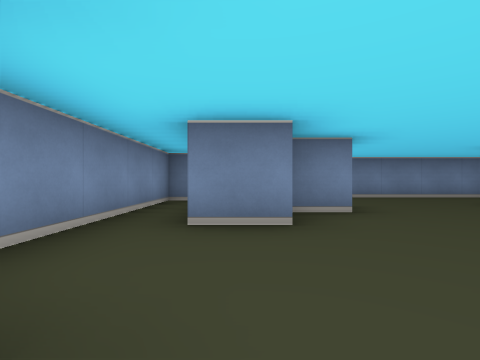
[1] (above)

18 first-person views from a walk through a cub3D ray-caster map. The camera is about half as high as the walls, looks level and sees 85° across. The floor is counted in squares. Each view is taken from the middle of a square. On the plan, view 1 faces up. The plan holds only what a view shows up to about 9 squares ahead; the rest is blank. The place goes on beyond the plan.

[2]
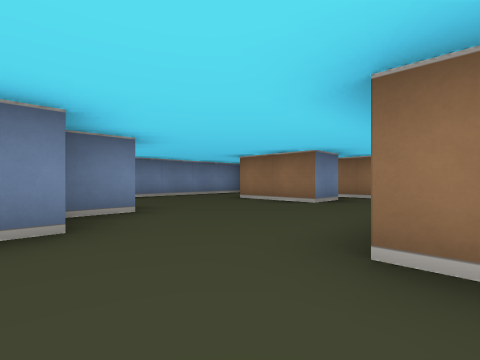

[3]
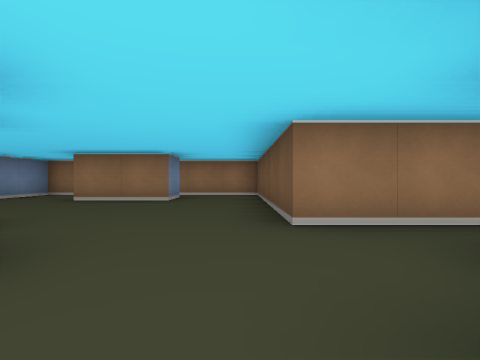

[4]
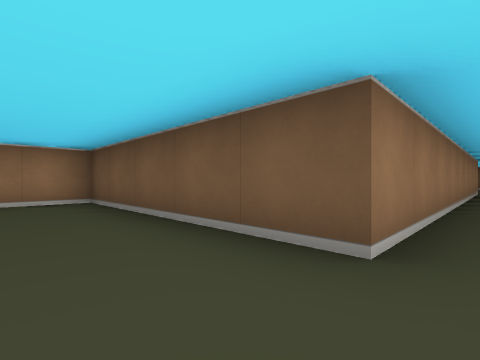

[5]
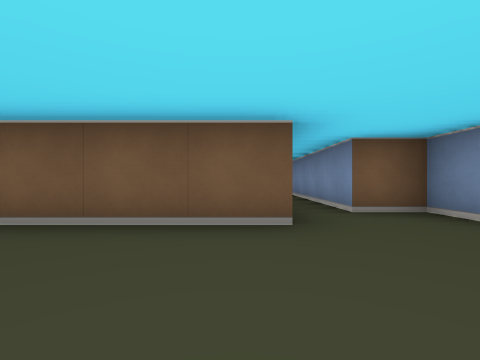

[6]
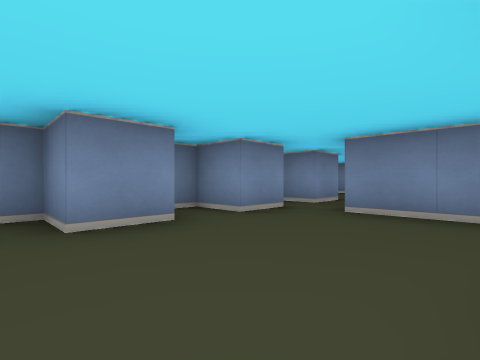

[7]
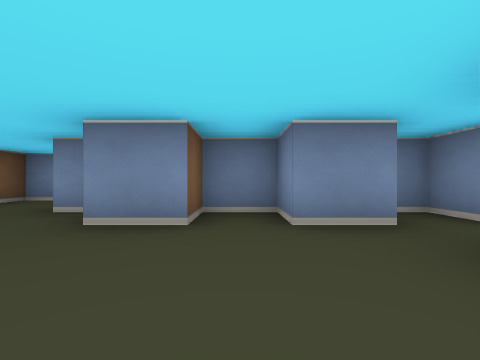

[8]
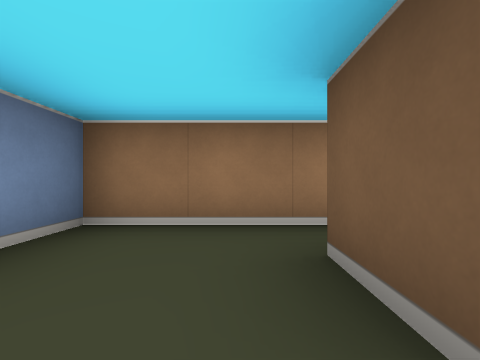

[9]
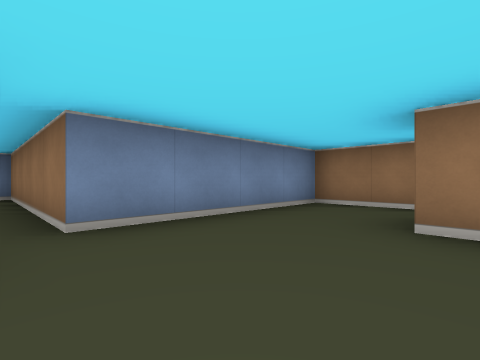

[10]
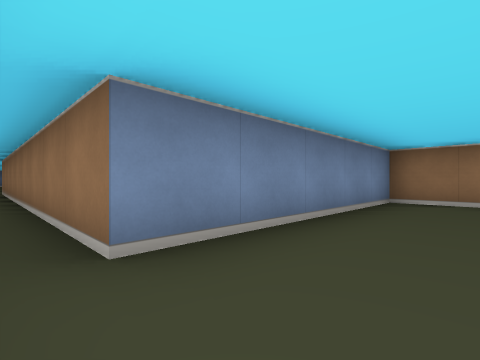

[11]
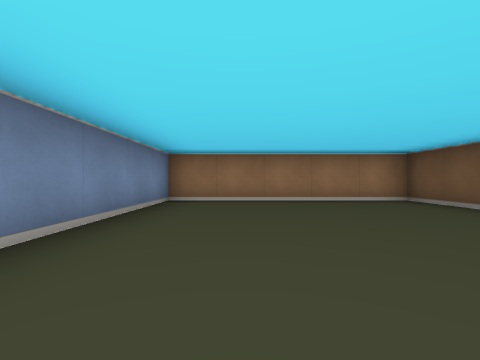

[12]
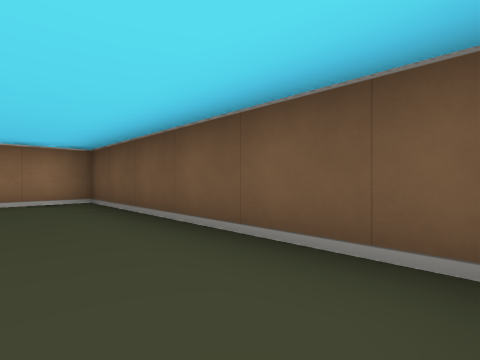

[13]
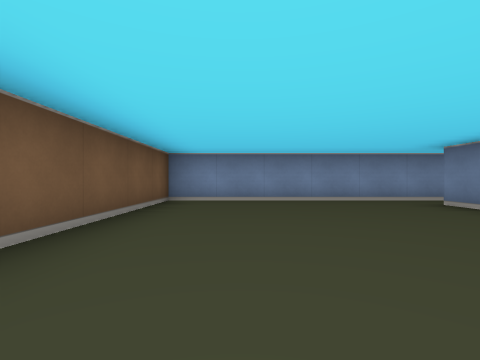

[14]
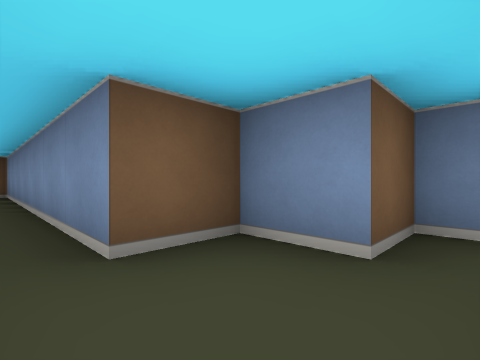

[15]
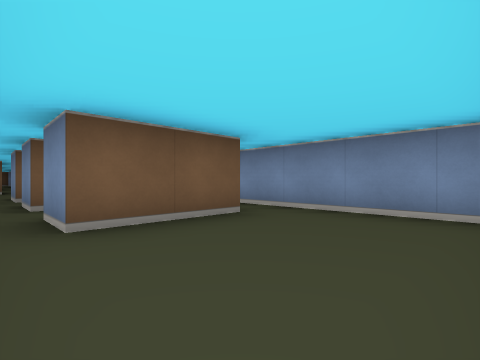

[16]
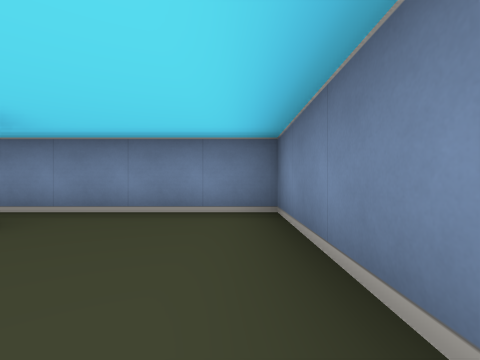

[17]
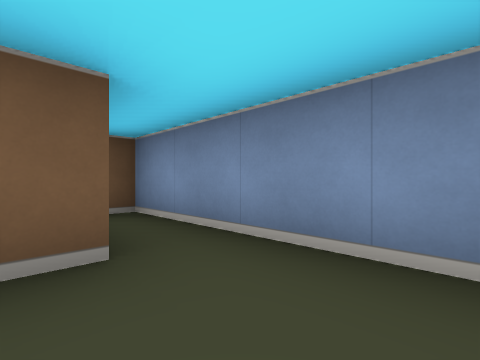

[18]
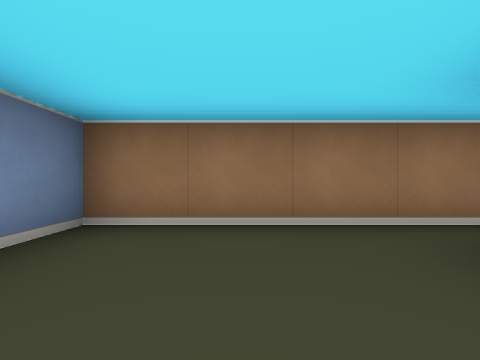

### Floor plan
Ten units are one square. View 1 is at (0, 0); x grows to the right and y downward. Boxes are objects, and circles mark ways between rooms. Rooms are numbered by the first view taken in them; rooms with no view inside come last. Other rooms are left out.
<svg viewBox="-20 -120 90 260">
<path fill="none" stroke="#000" d="M45 -25 45 -45M15 -65 15 -55 5 -55 5 -45 15 -45 15 -35 5 -35 5 -25 -5 -25M-5 -4 -5 5 5 5 5 45M-10 -55 -15 -55 -15 -5 -9 -5M45 -65 25 -65 25 -75M15 -75 5 -75 5 -70M15 45 15 -5 45 -5M5 85 5 135 65 135 65 85 15 85M-15 50 -15 55 -5 55 -5 65 5 65 5 85M15 85 15 45M-5 -85 15 -85 15 -75M25 -75 25 -115 -15 -115 -15 -65 -11 -65M45 -45 55 -45M65 -25 65 -65 45 -65M56 -25 45 -25M45 -5 65 -5 65 -25"/>
<circle cx="10" cy="40" r="3" fill="#2a7"/>
<circle cx="20" cy="-70" r="3" fill="#2a7"/>
<circle cx="50" cy="-55" r="3" fill="#2a7"/>
<circle cx="50" cy="-15" r="3" fill="#2a7"/>
<circle cx="10" cy="90" r="3" fill="#2a7"/>
<circle cx="60" cy="-35" r="3" fill="#2a7"/>
<text x="20" y="-30">1</text>
<text x="30" y="110">2</text>
<text x="0" y="60">3</text>
<text x="0" y="-100">4</text>
<text x="60" y="-50">5</text>
<text x="50" y="-20">6</text>
</svg>
Room 1 opens to room 3. Room 1 opens to room 4. Room 1 opens to room 5. Room 1 opens to room 6. Room 2 opens to room 3. Room 5 opens to room 6.

Where each view was taken, in squares from view 1:
view 1: 0 up, 0 right, facing up
view 2: 0 up, 0 right, facing up-right
view 3: 1 up, 1 left, facing right
view 4: 2 up, 1 right, facing down-right
view 5: 3 up, 2 right, facing down
view 6: 3 up, 4 right, facing up-left
view 7: 5 up, 4 right, facing left
view 8: 5 up, 4 right, facing right
view 9: 4 up, 2 right, facing up-right
view 10: 10 down, 1 right, facing up-right
view 11: 10 down, 1 right, facing right
view 12: 12 down, 1 right, facing down-right
view 13: 12 down, 6 right, facing left
view 14: 5 down, 1 right, facing down-left
view 15: 11 up, 2 right, facing down-left
view 16: 11 up, 2 right, facing left
view 17: 10 up, 0 right, facing down-left
view 18: 10 up, 0 right, facing right
